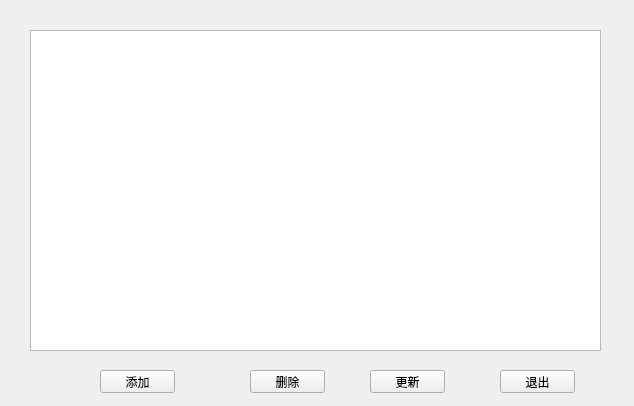
<?xml version="1.0" encoding="UTF-8"?>
<ui version="4.0">
 <class>mana_flight</class>
 <widget class="QWidget" name="mana_flight">
  <property name="geometry">
   <rect>
    <x>0</x>
    <y>0</y>
    <width>634</width>
    <height>406</height>
   </rect>
  </property>
  <property name="windowTitle">
   <string>航班管理</string>
  </property>
  <widget class="QTableView" name="userview">
   <property name="geometry">
    <rect>
     <x>30</x>
     <y>30</y>
     <width>571</width>
     <height>321</height>
    </rect>
   </property>
   <property name="editTriggers">
    <set>QAbstractItemView::DoubleClicked</set>
   </property>
  </widget>
  <widget class="QPushButton" name="add">
   <property name="geometry">
    <rect>
     <x>100</x>
     <y>370</y>
     <width>75</width>
     <height>23</height>
    </rect>
   </property>
   <property name="text">
    <string>添加</string>
   </property>
  </widget>
  <widget class="QPushButton" name="delete_2">
   <property name="geometry">
    <rect>
     <x>250</x>
     <y>370</y>
     <width>75</width>
     <height>23</height>
    </rect>
   </property>
   <property name="text">
    <string>删除</string>
   </property>
  </widget>
  <widget class="QPushButton" name="return_2">
   <property name="geometry">
    <rect>
     <x>500</x>
     <y>370</y>
     <width>75</width>
     <height>23</height>
    </rect>
   </property>
   <property name="text">
    <string>退出</string>
   </property>
  </widget>
  <widget class="QPushButton" name="refresh">
   <property name="geometry">
    <rect>
     <x>370</x>
     <y>370</y>
     <width>75</width>
     <height>23</height>
    </rect>
   </property>
   <property name="text">
    <string>更新</string>
   </property>
  </widget>
 </widget>
 <resources/>
 <connections/>
</ui>
